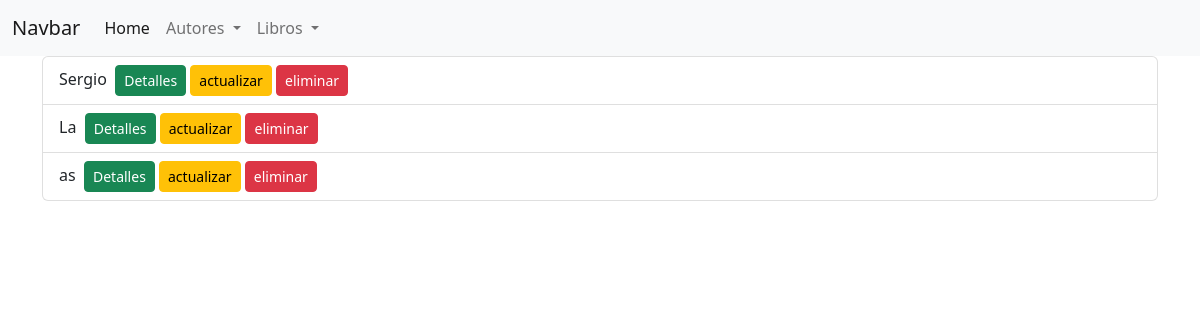
The page /autor/autores/ on the database its author committed.
### autores/models.py (models this page shows, shortened)
class Autor(models.Model):
    nombre = models.CharField(max_length=30)
    apellido = models.CharField(max_length=30)
    pais = models.CharField(max_length=30)

### autores/views.py (the view)
# urls.py: path('autores/', views.listarAutores, name='autores'),
def listarAutores(request):
    autores = Autor.objects.all()
    context = {'autores':autores}
    template = loader.get_template('autores/autores.html')
    return HttpResponse(template.render(context,request))

### templates/autores/autores.html (shortened to what this page needs)
{% extends "base.html" %}
{% load static %}
{% block content %}
<div class="container lista">
    <ul class="list-group">
        {% for autor in autores %}
        <li class="list-group-item">{{ autor.nombre }} &nbsp;<a href="{% url 'autor_view' autor.id %}" class="btn btn-sm btn-success">Detalles</a>&nbsp;<a href="{% url 'autor_actualizar' autor.id %}" class="btn btn-sm btn-warning">actualizar</a>&nbsp;<a href="{% url 'autor_eliminar' autor.id %}" class="btn btn-sm btn-danger">eliminar</a></li>
        {% endfor %}
    </ul>
</div>
{% endblock %}

### rows shown on the page
Autor: nombre "Sergio"
Autor: nombre "La"
Autor: nombre "as"
